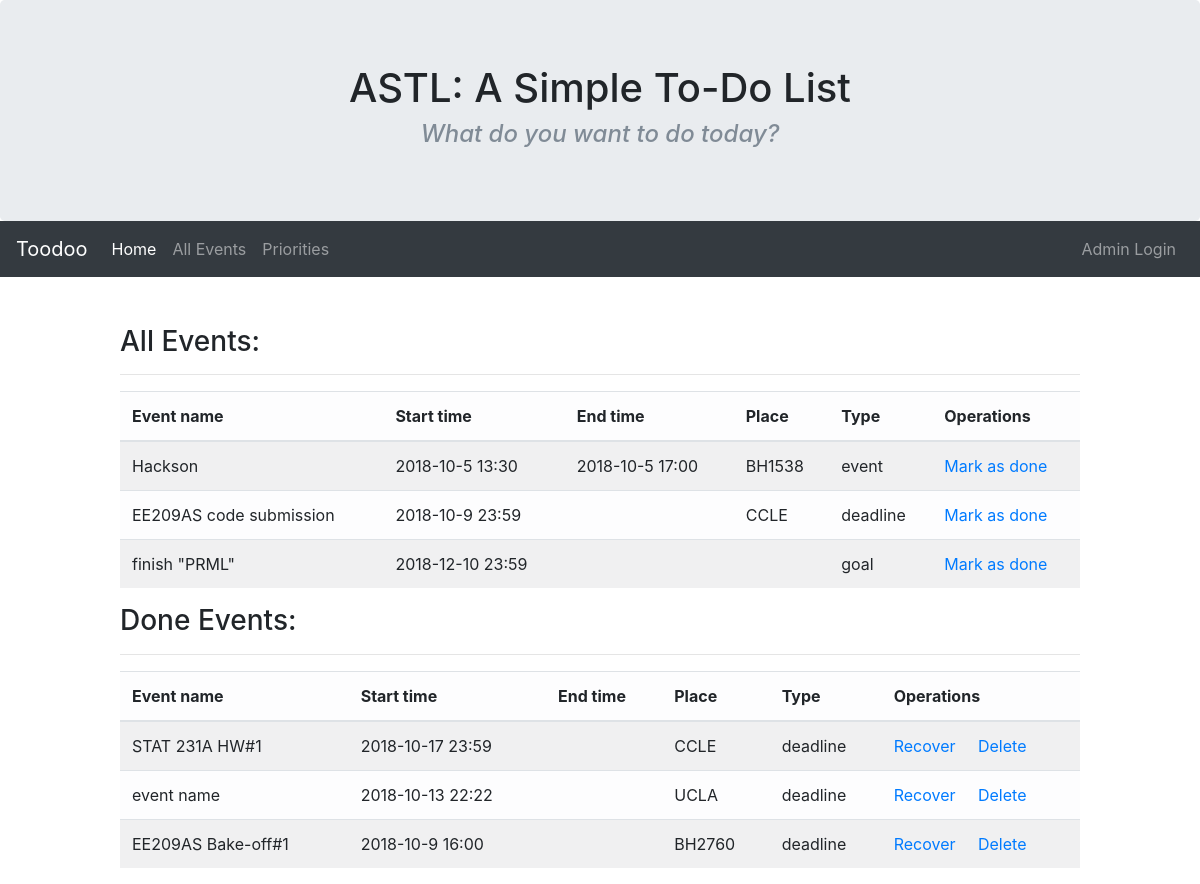
Screenshot of /allevent/ with the database file from the repository.
### sd/models.py (models this page shows)
class uq_event(models.Model):
    evt_name = models.CharField(max_length=130)
    evt_place = models.CharField(max_length=130, blank=True)
    evt_exact_time = models.CharField(max_length=130, blank=True)
    evt_year =  models.CharField(max_length=4, blank=True)
    evt_month = models.CharField(max_length=2, blank=True)
    evt_date = models.CharField(max_length=2, blank=True)
    evt_end_time = models.CharField(max_length=130, blank=True)
    evt_duration = models.CharField(max_length=130, blank=True)
    evt_done = models.BooleanField(default=False)
    EVENT = 'EV'
    DEADLINE = 'DL'
    GOAL = 'GL'
    EVT_COHICES = (
        (EVENT, 'event'),
        (DEADLINE, 'deadline'),
        (GOAL, 'goal'),
    )
    evt_type = models.CharField(max_length=2,
                                choices=EVT_COHICES,
                                default=EVENT)
    uuid = models.CharField(max_length=130, blank=True)
    unix_tmp = models.FloatField(default=1000000000.0)
    urgent = models.BooleanField(default=False)

### all_events/views.py (the view)
# urls.py: url(r'^allevent/$',all_events_views.index, name="allevt"),
def index(request):
    events = uq_event.objects.filter(evt_done=False).order_by("unix_tmp").all()
    done_events = uq_event.objects.filter(evt_done=True).order_by("-unix_tmp").all()
    return render(request, 'allEvents.html',{'events':events,'done_events':done_events})

### template/allEvents.html (shortened to what this page needs)
<!DOCTYPE html>
<html>
  <head>
    <link rel="stylesheet" href="https://stackpath.bootstrapcdn.com/bootstrap/4.1.3/css/bootstrap.min.css">
  </head>
  <body>
    <div class="jumbotron text-center">
      <h1>
          ASTL: A Simple To-Do List
      </h1>
      <h4>
        <i>
          <font color="#808b96">
            What do you want to do today?
          </font>
        </i>
      </h4>
    </div>
    <nav class="navbar navbar-expand-lg navbar-dark bg-dark" style="margin-bottom:3em">
      <a class="navbar-brand" href="#">Toodoo</a>
      <div class="collapse navbar-collapse" id="navbarNav">
        <ul class="navbar-nav">
          <li class="nav-item active">
            <a class="nav-link" href="{% url 'sdviews' %}">Home <span class="sr-only">(current)</span></a>
          </li>
          <li class="nav-item">
            <a class="nav-link" href="{% url 'allevt' %}">All Events</a>
          </li>
          <li class="nav-item">
            <a class="nav-link" href="{% url 'wkevt' %}">Priorities</a>
          </li>
        </ul>
      </div>
      <div class="navbar-collapse collapse order-3 dual-collapse2">
        <ul class="navbar-nav ml-auto">
          <a class="nav-link" href="{% url 'admin:index' %}">Admin Login</a>
        </ul>
      </div>
    </nav>
    <div class="centering" style="max-width:80%;margin-left: auto;margin-right: auto">
      <h3>
        All Events:
      </h3>
      <hr> </hr>
      <table class="table table-striped table-light", id="dataTable">
          <thead>
          <tr>
              <th data-field="name" data-sortable="true">Event name</th>
              <th data-field="time" data-sortable="true">Start time</th>
              <th data-field="time_end" data-sortable="true">End time</th>
              <th data-field="palce" data-sortable="true">Place</th>
              <th data-field="type" data-sortable="true">Type</th>
              <th data-field="operations" data-sortable="true">Operations</th>
          </tr>
          </thead>
          <tbody id="dataBody">
            {% if events %}
              {% for event in events %}
              <tr>
                <td>{{event.evt_name}}</td>
                <td>{{event.evt_exact_time}}</td>
                  {% if event.evt_end_time%}
                    <td>{{event.evt_end_time}}</td>
                  {% else %}
                    <td> </td>
                  {% endif%}
                <td>{{event.evt_place}}</td>
                <td>{{event.evt_type}}</td>
                <td> <a href="mrkDone/{{ event.uuid }}"> Mark as done </a></td>
              </tr>
              {% endfor %}
            {% endif %}
          </tbody>
      </table>
    </div>
    <div class="centering" style="max-width:80%;margin-left: auto;margin-right: auto">
      <h3>
        Done Events:
      </h3>
      <hr> </hr>
      <table class="table table-striped table-light", id="dataTable">
          <thead>
          <tr>
              <th data-field="name" data-sortable="true">Event name</th>
              <th data-field="time" data-sortable="true">Start time</th>
              <th data-field="time_end" data-sortable="true">End time</th>
              <th data-field="palce" data-sortable="true">Place</th>
              <th data-field="type" data-sortable="true">Type</th>
              <th data-field="operations" data-sortable="true">Operations</th>
          </tr>
          </thead>
          <tbody id="dataBody">
            {% if done_events %}
              {% for event in done_events %}
              <tr>
                <td>{{event.evt_name}}</td>
                <td>{{event.evt_exact_time}}</td>
                  {% if event.evt_end_time%}
                    <td>{{event.evt_end_time}}</td>
                  {% else %}
                    <td> </td>
                  {% endif%}
                <td>{{event.evt_place}}</td>
                <td>{{event.evt_type}}</td>
                <td> <a href="rcvr/{{ event.uuid }}"> Recover </a> &nbsp; &nbsp;
                    <a href="delete/{{ event.uuid }}"> Delete </a>
                 </td>
              </tr>
              {% endfor %}
            {% endif %}
          </tbody>
      </table>
    </div>
  </body>
</html>

### template/allEvents.html (style rules this page uses)
.jumbotron { margin-bottom: 0 }

### rows the page displays
uq_event: evt_name "Hackson", evt_exact_time "2018-10-5 13:30", evt_end_time "2018-10-5 17:00", evt_place "BH1538", evt_type "event"
uq_event: evt_name "EE209AS code submission", evt_exact_time "2018-10-9 23:59", evt_place "CCLE", evt_type "deadline"
uq_event: evt_name "finish \"PRML\"", evt_exact_time "2018-12-10 23:59", evt_type "goal"
uq_event: evt_name "STAT 231A HW#1", evt_exact_time "2018-10-17 23:59", evt_place "CCLE", evt_type "deadline"
uq_event: evt_name "event name", evt_exact_time "2018-10-13 22:22", evt_place "UCLA", evt_type "deadline"
uq_event: evt_name "EE209AS Bake-off#1", evt_exact_time "2018-10-9 16:00", evt_place "BH2760", evt_type "deadline"
